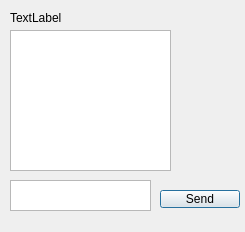
<?xml version="1.0" encoding="UTF-8"?>
<ui version="4.0">
 <class>ChatWithWorker</class>
 <widget class="QDialog" name="ChatWithWorker">
  <property name="geometry">
   <rect>
    <x>0</x>
    <y>0</y>
    <width>245</width>
    <height>232</height>
   </rect>
  </property>
  <property name="windowTitle">
   <string>Coffee</string>
  </property>
  <widget class="QTextBrowser" name="textBrowser">
   <property name="geometry">
    <rect>
     <x>10</x>
     <y>30</y>
     <width>161</width>
     <height>141</height>
    </rect>
   </property>
  </widget>
  <widget class="QTextEdit" name="textEdit">
   <property name="geometry">
    <rect>
     <x>10</x>
     <y>180</y>
     <width>141</width>
     <height>31</height>
    </rect>
   </property>
  </widget>
  <widget class="QPushButton" name="pushButton">
   <property name="geometry">
    <rect>
     <x>160</x>
     <y>190</y>
     <width>80</width>
     <height>18</height>
    </rect>
   </property>
   <property name="text">
    <string>Send</string>
   </property>
  </widget>
  <widget class="QLabel" name="label">
   <property name="geometry">
    <rect>
     <x>10</x>
     <y>10</y>
     <width>221</width>
     <height>16</height>
    </rect>
   </property>
   <property name="text">
    <string>TextLabel</string>
   </property>
  </widget>
 </widget>
 <resources/>
 <connections/>
</ui>
